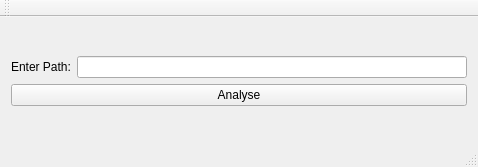
<?xml version="1.0" encoding="UTF-8"?>
<ui version="4.0">
 <class>MainWindow</class>
 <widget class="QMainWindow" name="MainWindow">
  <property name="geometry">
   <rect>
    <x>0</x>
    <y>0</y>
    <width>478</width>
    <height>167</height>
   </rect>
  </property>
  <property name="sizePolicy">
   <sizepolicy hsizetype="Maximum" vsizetype="Maximum">
    <horstretch>0</horstretch>
    <verstretch>0</verstretch>
   </sizepolicy>
  </property>
  <property name="windowTitle">
   <string>MainWindow</string>
  </property>
  <widget class="QWidget" name="centralWidget">
   <layout class="QVBoxLayout" name="verticalLayout_2">
    <item>
     <layout class="QVBoxLayout" name="verticalLayout">
      <item>
       <layout class="QHBoxLayout" name="horizontalLayout">
        <item>
         <widget class="QLabel" name="label">
          <property name="text">
           <string>Enter Path:</string>
          </property>
         </widget>
        </item>
        <item>
         <widget class="QLineEdit" name="lineEdit"/>
        </item>
       </layout>
      </item>
      <item>
       <widget class="QPushButton" name="pushButton">
        <property name="text">
         <string>Analyse</string>
        </property>
       </widget>
      </item>
     </layout>
    </item>
   </layout>
  </widget>
  <widget class="QMenuBar" name="menuBar">
   <property name="geometry">
    <rect>
     <x>0</x>
     <y>0</y>
     <width>478</width>
     <height>17</height>
    </rect>
   </property>
  </widget>
  <widget class="QToolBar" name="mainToolBar">
   <attribute name="toolBarArea">
    <enum>TopToolBarArea</enum>
   </attribute>
   <attribute name="toolBarBreak">
    <bool>false</bool>
   </attribute>
  </widget>
  <widget class="QStatusBar" name="statusBar"/>
 </widget>
 <layoutdefault spacing="6" margin="11"/>
 <resources/>
 <connections/>
</ui>
